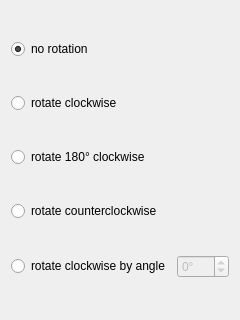
<?xml version="1.0" encoding="UTF-8"?>
<ui version="4.0">
 <class>Widget</class>
 <widget class="QWidget" name="Widget">
  <property name="geometry">
   <rect>
    <x>0</x>
    <y>0</y>
    <width>240</width>
    <height>320</height>
   </rect>
  </property>
  <property name="windowTitle">
   <string>Form</string>
  </property>
  <layout class="QGridLayout" name="gridLayout">
   <item row="5" column="1">
    <widget class="QRadioButton" name="clockwise180RadioButton">
     <property name="text">
      <string>rotate 180° clockwise</string>
     </property>
    </widget>
   </item>
   <item row="7" column="1">
    <widget class="QRadioButton" name="byAngleRotationRadioButton">
     <property name="text">
      <string>rotate clockwise by angle</string>
     </property>
    </widget>
   </item>
   <item row="3" column="1">
    <widget class="QRadioButton" name="noRotationRadioButton">
     <property name="text">
      <string>no rotation</string>
     </property>
     <property name="checked">
      <bool>true</bool>
     </property>
    </widget>
   </item>
   <item row="6" column="1">
    <widget class="QRadioButton" name="counterClockwiseRadioButton">
     <property name="text">
      <string>rotate counterclockwise</string>
     </property>
    </widget>
   </item>
   <item row="4" column="1">
    <widget class="QRadioButton" name="clockwiseRotationRadioButton">
     <property name="text">
      <string>rotate clockwise</string>
     </property>
    </widget>
   </item>
   <item row="7" column="2">
    <widget class="QSpinBox" name="angleSpinBox">
     <property name="enabled">
      <bool>false</bool>
     </property>
     <property name="suffix">
      <string>°</string>
     </property>
     <property name="minimum">
      <number>-1</number>
     </property>
     <property name="maximum">
      <number>360</number>
     </property>
    </widget>
   </item>
   <item row="4" column="2">
    <widget class="QLabel" name="clockwiseLabel">
     <property name="maximumSize">
      <size>
       <width>32</width>
       <height>32</height>
      </size>
     </property>
     <property name="text">
      <string/>
     </property>
     <property name="pixmap">
      <pixmap resource="rotate.qrc">:/plugins/rotate/clockwise</pixmap>
     </property>
     <property name="scaledContents">
      <bool>true</bool>
     </property>
    </widget>
   </item>
   <item row="6" column="2">
    <widget class="QLabel" name="counterClockwiseLabel">
     <property name="maximumSize">
      <size>
       <width>32</width>
       <height>32</height>
      </size>
     </property>
     <property name="text">
      <string/>
     </property>
     <property name="pixmap">
      <pixmap resource="rotate.qrc">:/plugins/rotate/counterclockwise</pixmap>
     </property>
     <property name="scaledContents">
      <bool>true</bool>
     </property>
    </widget>
   </item>
  </layout>
 </widget>
 <resources>
  <include location="rotate.qrc"/>
 </resources>
 <connections>
  <connection>
   <sender>byAngleRotationRadioButton</sender>
   <signal>toggled(bool)</signal>
   <receiver>angleSpinBox</receiver>
   <slot>setEnabled(bool)</slot>
   <hints>
    <hint type="sourcelabel">
     <x>81</x>
     <y>265</y>
    </hint>
    <hint type="destinationlabel">
     <x>185</x>
     <y>269</y>
    </hint>
   </hints>
  </connection>
 </connections>
</ui>
